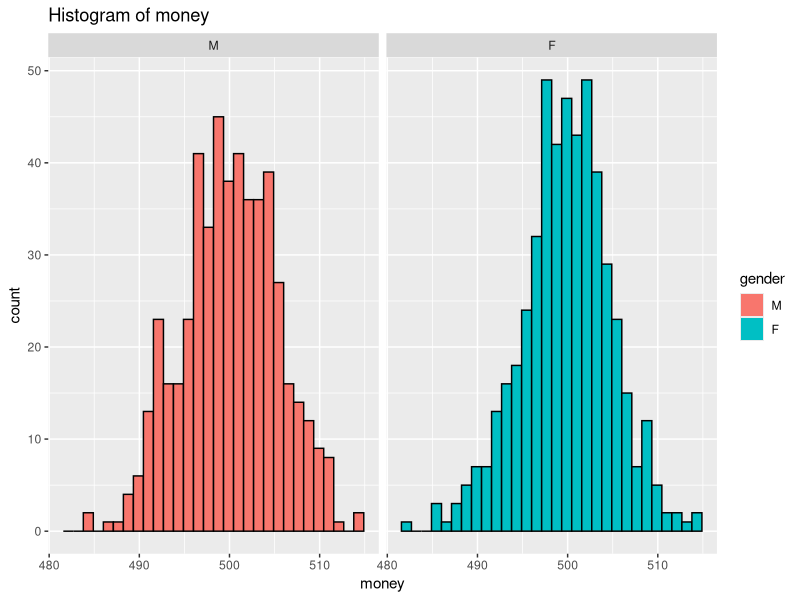
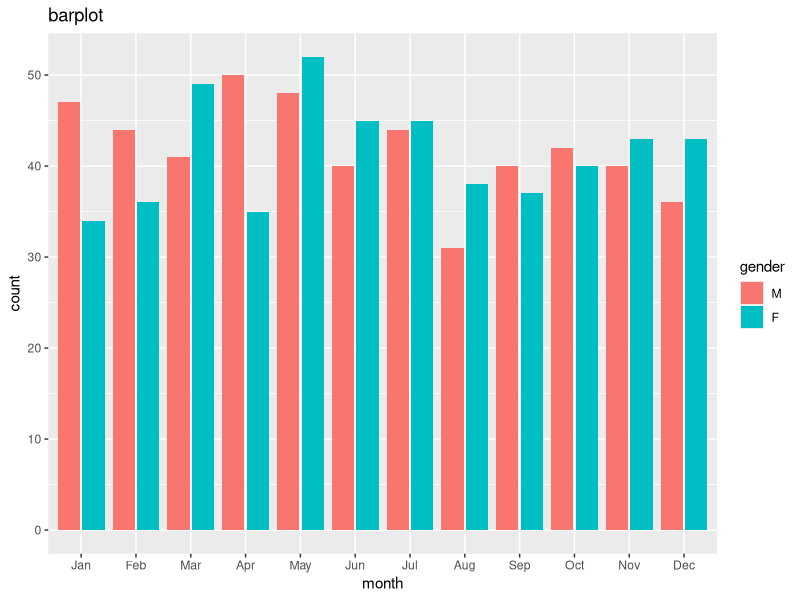

Here is the R script that generated these plots, in order: (Note: this script raises an error after producing the figures.)
## ---- chunk 1
set.seed(50)
N <- 1000
money <- rnorm(N, mean = 500, sd = 5)
month <- sample(month.abb,size = N, replace =T)
gender <- sample(c("M","F"), size = N,replace =T)
## ---- chunk 2
DF <- data.frame(money, gender = factor(gender, c("M", "F")), month = factor(month, levels = month.abb))
str(DF)
## ---- chunk 3
library(ggplot2)
ggplot(DF, aes(x = money, fill = gender, color = I("black"))) +
  ggtitle("Histogram of money") +
  geom_histogram() +
  facet_wrap(. ~ gender)
## ---- chunk 4
ggplot(DF) +
  aes(x = month, fill = gender) +
  geom_bar(position = "dodge2") +
  ggtitle("barplot")
## ---- chunk 5
plot1 <- ggplot(DF, aes(x = money, fill = gender, color = I("black"))) +
  ggtitle("Histogram of money") +
  geom_histogram() +
  facet_wrap(. ~ gender)

plot2 <- ggplot(DF) +
  aes(x = month, fill = gender) +
  geom_bar(position = "dodge2") +
  ggtitle("barplot")

(plot1 + ggplot()) / (ggplot() | plot2)
